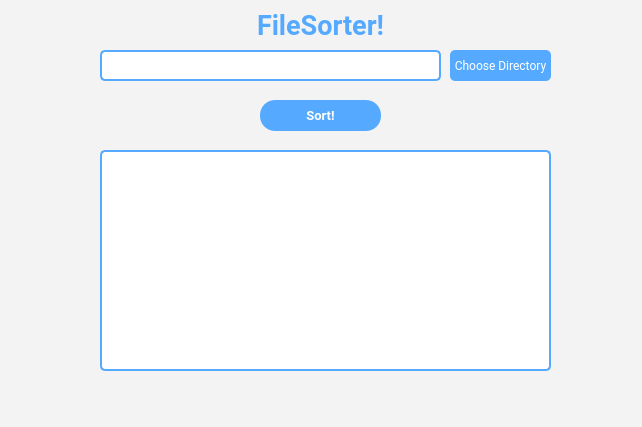
<?xml version="1.0" encoding="UTF-8"?>
<ui version="4.0">
 <class>MainWindow</class>
 <widget class="QMainWindow" name="MainWindow">
  <property name="geometry">
   <rect>
    <x>0</x>
    <y>0</y>
    <width>642</width>
    <height>427</height>
   </rect>
  </property>
  <property name="windowTitle">
   <string>FileSorter</string>
  </property>
  <property name="styleSheet">
   <string notr="true">QMainWindow{
	background-color:#F3F3F3;
}</string>
  </property>
  <widget class="QWidget" name="centralwidget">
   <widget class="QPushButton" name="browse">
    <property name="geometry">
     <rect>
      <x>450</x>
      <y>50</y>
      <width>101</width>
      <height>31</height>
     </rect>
    </property>
    <property name="font">
     <font>
      <family>Roboto</family>
     </font>
    </property>
    <property name="styleSheet">
     <string notr="true">QPushButton{
border-radius: 5px;
background-color: rgb(85, 170, 255);
color: white;
}

QPushButton::hover{
	background-color: rgb(103, 111, 255);
}</string>
    </property>
    <property name="text">
     <string>Choose Directory</string>
    </property>
   </widget>
   <widget class="QLineEdit" name="filename">
    <property name="geometry">
     <rect>
      <x>100</x>
      <y>50</y>
      <width>341</width>
      <height>31</height>
     </rect>
    </property>
    <property name="font">
     <font>
      <family>Roboto</family>
      <pointsize>9</pointsize>
     </font>
    </property>
    <property name="styleSheet">
     <string notr="true">QLineEdit{
	border-radius: 5px;
	border: 2px solid;
	border-color: rgb(85, 170, 255);
}</string>
    </property>
   </widget>
   <widget class="QPushButton" name="sort">
    <property name="geometry">
     <rect>
      <x>260</x>
      <y>100</y>
      <width>121</width>
      <height>31</height>
     </rect>
    </property>
    <property name="font">
     <font>
      <family>Roboto</family>
      <pointsize>10</pointsize>
      <weight>75</weight>
      <bold>true</bold>
     </font>
    </property>
    <property name="styleSheet">
     <string notr="true">QPushButton{
border-radius: 15px;
background-color:rgb(85, 170, 255);
color: white;
border-color: #5C5F58;
}

QPushButton::hover{
	background-color: rgb(103, 111, 255);
}</string>
    </property>
    <property name="text">
     <string>Sort!</string>
    </property>
   </widget>
   <widget class="QTextEdit" name="console">
    <property name="geometry">
     <rect>
      <x>100</x>
      <y>150</y>
      <width>451</width>
      <height>221</height>
     </rect>
    </property>
    <property name="font">
     <font>
      <family>Roboto Mono</family>
      <pointsize>10</pointsize>
     </font>
    </property>
    <property name="styleSheet">
     <string notr="true">QTextEdit {
	border-radius: 5px;
	background-color: palette(base);
	border: 2px solid;
	border-color: rgb(85, 170, 255);
	color:rgb(97, 97, 97);
}</string>
    </property>
   </widget>
   <widget class="QLabel" name="label_2">
    <property name="geometry">
     <rect>
      <x>110</x>
      <y>10</y>
      <width>421</width>
      <height>31</height>
     </rect>
    </property>
    <property name="font">
     <font>
      <family>Roboto</family>
      <pointsize>20</pointsize>
      <weight>75</weight>
      <bold>true</bold>
     </font>
    </property>
    <property name="styleSheet">
     <string notr="true">color: rgb(85, 170, 255);</string>
    </property>
    <property name="text">
     <string>FileSorter!</string>
    </property>
    <property name="alignment">
     <set>Qt::AlignCenter</set>
    </property>
   </widget>
  </widget>
 </widget>
 <resources/>
 <connections/>
</ui>
